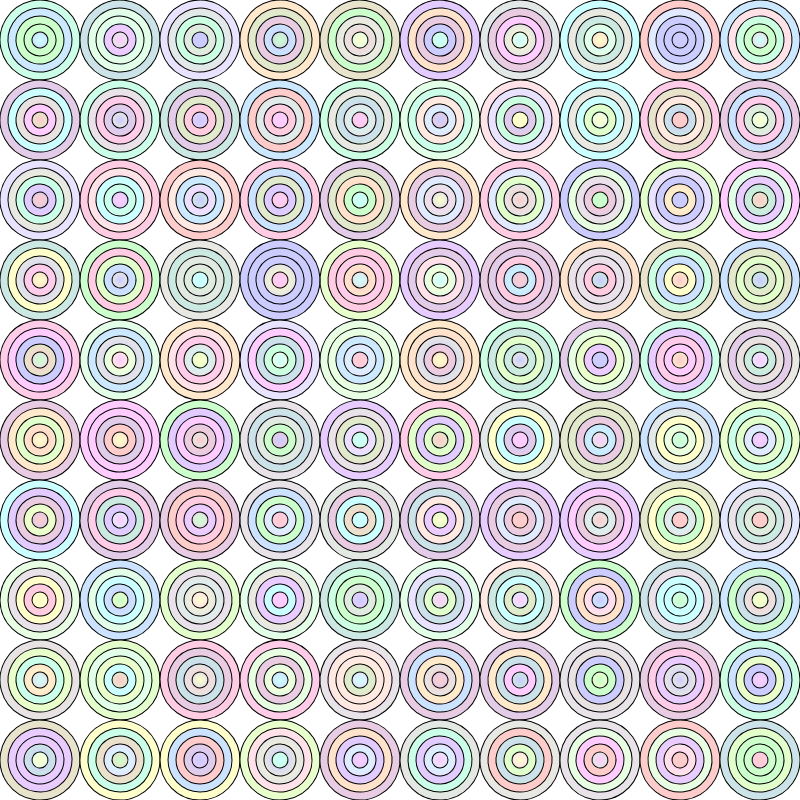
Frame 1 (no input)
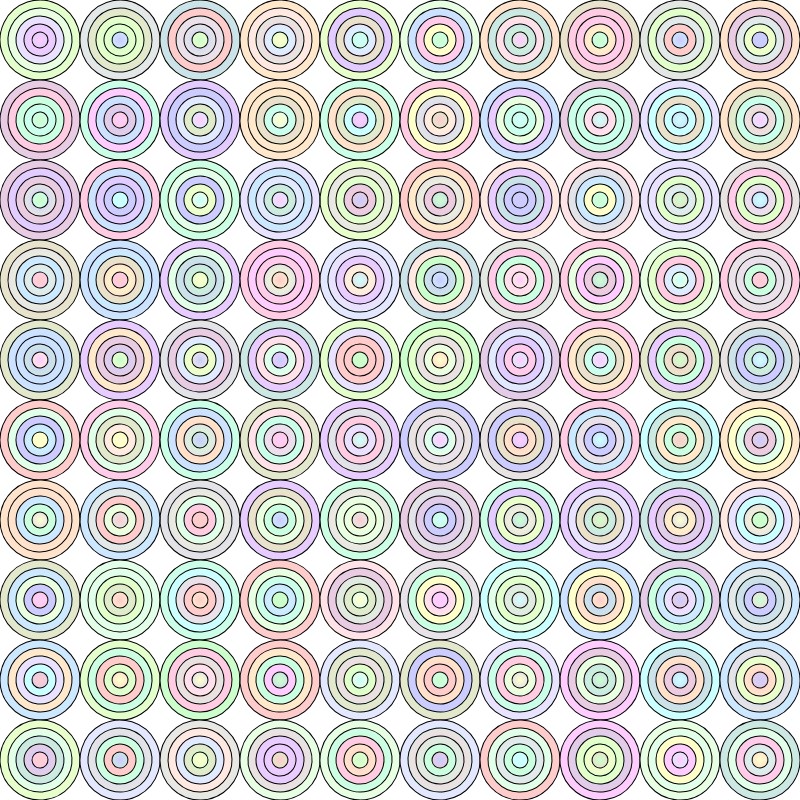
Frame 2 (the mouse pressed at the canvas centre, redrawn once)

The p5.js sketch that drew these frames (run headless with seeded random() and noise() and a simulated clock; the mouse was pressed at the canvas centre and the sketch redrawn once):

// p5.js sketch
// ── sketch.js
// This function runs once when the program starts
function setup() {
  // Create an 800x800 pixel canvas
  createCanvas(800, 800);

  // Ensure the draw function only runs once
  noLoop();
}

// This function runs once to draw on the canvas
function draw() {
  // Set the background color to white
  background(255);

  // Set the number of columns and rows
  let cols = 10;
  let rows = 10;

  // Calculate the size of each cell in the grid
  let cellSize = width / cols;

  // Define an array of colors
  let colors = [
    color(255, 204, 204), // light red
    color(204, 255, 204), // light green
    color(204, 204, 255), // light blue
    color(255, 255, 204), // light yellow
    color(204, 255, 255), // light cyan
    color(255, 204, 255)  // light magenta
  ];

  // Loop through each column
  for (let i = 0; i < cols; i++) {
    // Loop through each row
    for (let j = 0; j < rows; j++) {
      // Calculate the x and y position for each cell
      let x = i * cellSize;
      let y = j * cellSize;

      // Draw the pattern at the calculated position
      drawPattern(x, y, cellSize, colors);
    }
  }
}

// Function to draw a pattern at (x, y) with the given size and colors
function drawPattern(x, y, size, colors) {
  // Save the current drawing style settings
  push();

  // Move the origin to the center of the cell
  translate(x + size / 2, y + size / 2);

  // Rotate the drawing context by a random angle
  rotate(radians(random(360)));

  // Draw multiple gradient circles decreasing in size
  for (let i = size; i > 0; i -= size / 5) {
    // Pick two random colors from the array
    let c1 = colors[int(random(colors.length))];
    let c2 = colors[int(random(colors.length))];

    // Create a radial gradient
    let gradient = drawingContext.createRadialGradient(0, 0, i, 0, 0, 0);
    gradient.addColorStop(0, c1.toString()); // start color
    gradient.addColorStop(1, c2.toString()); // end color

    // Set the fill style to the gradient
    drawingContext.fillStyle = gradient;

    // Draw an ellipse with the gradient fill
    ellipse(0, 0, i, i);
  }

  // Restore the original drawing style settings
  pop();
}
